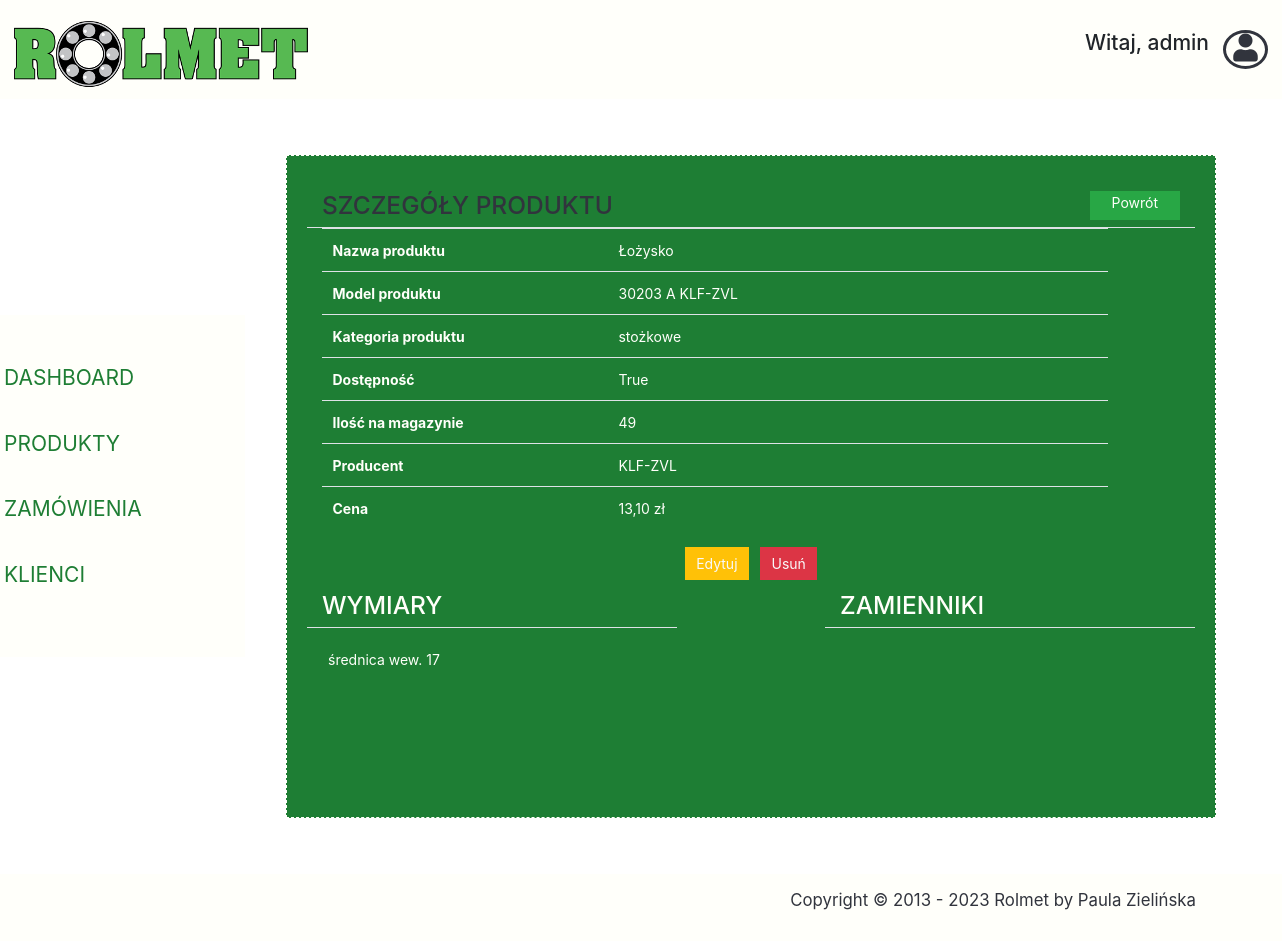
/product/1/ (signed in), run on the app's committed database.
### account/models.py (models this page shows, shortened)
class UserBase(AbstractBaseUser, PermissionsMixin):
    email = models.EmailField(_('email address'), unique=True)
    user_name = models.CharField(max_length=150, unique=True)
    first_name = models.CharField(max_length=100, blank=True)
    last_name = models.CharField(max_length=150, blank=True)
    address = models.CharField(max_length=150, blank=True)
    postal_code = models.CharField(max_length=20, blank=True)
    city = models.CharField(max_length=150, blank=True)
    created = models.DateTimeField(auto_now_add=True)
    updated = models.DateTimeField(auto_now=True)
    is_active = models.BooleanField(default=False)
    is_staff = models.BooleanField(default=False)
    objects = CustomAccountManager()
    USERNAME_FIELD = 'email'
    REQUIRED_FIELDS = ['user_name']
    class Meta:
        verbose_name = "Accounts"
        verbose_name_plural = "Accounts"

### shoprolmet/models.py (models this page shows, shortened)
class Product(models.Model):
    category = models.ForeignKey(Category, related_name='product',
                                 on_delete=models.CASCADE)
    name = models.CharField(max_length=200, db_index=True)
    slug = models.SlugField(db_index=True)
    image = models.ImageField(default='images/lozysko-mgk.jpg', upload_to='images/')
    description = models.CharField(max_length=200)
    width = models.PositiveIntegerField()
    producent = models.CharField(max_length=200, db_index=True)
    price = models.DecimalField(max_digits=10, decimal_places=2)
    stock = models.PositiveIntegerField()
    available = models.BooleanField(default=True)
    created = models.DateTimeField(auto_now_add=True)
    updated = models.DateTimeField(auto_now=True)
    created_by = models.ForeignKey(settings.AUTH_USER_MODEL,
                                   on_delete=models.CASCADE,
                                   related_name='employee')
    class Meta:
        ordering = ('-created',)
        verbose_name_plural = 'Products'

class Category(models.Model):
    name = models.CharField(max_length=200, db_index=True)
    slug = models.SlugField(db_index=True, unique=True)
    class Meta:
        ordering = ('name',)
        verbose_name = 'category'
        verbose_name_plural = 'categories'
    def __str__(self):
        return self.name

### shoprolmet/views.py (the view)
# urls.py: path('product/<int:product_id>/', staff_member_required(ProductView.as_view())),
class ProductView(View):
    def get(self, request, product_id):
        product = get_object_or_404(Product,
                                    id=product_id)
        context = {'product': product}
        return render(request, "product-details.html", context=context)

### cart/context_processors.py (called while the page is built)
def cart(request):
    return {'cart': Cart(request)}

### shoprolmet/templates/product-details.html (shortened to what this page needs)
{% extends "__dashboardbase__.html" %}
{% block content %}
    <div class="dashboard-content border-dashed p-3 m-4 view-height">
                <div class="mt-4 ml-4 mr-4">
                    <div class="row border-bottom border-3">
                        <div class="col">
                            <h3 class="color-header text-uppercase">
                                Szczegóły produktu</h3>
                        </div>
                        <div class="col d-flex justify-content-end mb-2"><a
                                href="/products/list/"
                                class="btn btn-color rounded-0 pt-0 pb-0 pr-4 pl-4">Powrót</a>
                        </div>
                    </div>
                    <table class="table borderless">
                        <tbody>
                        <tr class="d-flex">
                            <th scope="row" class="col-4">Nazwa produktu</th>
                            <td class="col-7">
                                {{ product.name }}
                            </td>
                        </tr>
                        <tr class="d-flex">
                            <th scope="row" class="col-4">Model produktu</th>
                            <td class="col-7">
                                {{ product.description }}
                            </td>
                        </tr>
                        <tr class="d-flex">
                            <th scope="row" class="col-4">Kategoria produktu</th>
                            <td class="col-7">
                                {{ product.category }}
                            </td>
                        </tr>
                        <tr class="d-flex">
                            <th scope="row" class="col-4">Dostępność</th>
                            <td class="col-7">
                                {{ product.available }}
                            </td>
                        </tr>
                         <tr class="d-flex">
                            <th scope="row" class="col-4">Ilość na magazynie</th>
                            <td class="col-7">
                                {{ product.stock }}
                            </td>
                        </tr>
                        <tr class="d-flex">
                            <th scope="row" class="col-4">Producent</th>
                            <td class="col-7">
                                {{ product.producent }}
                            </td>
                        </tr>
                        <tr class="d-flex">
                            <th scope="row" class="col-4">Cena</th>
                            <td class="col-7">
                                {{ product.price }} zł
                            </td>
                        </tr>
                        </tbody>
                    </table>
                    <div class="col d-flex justify-content-center mb-2">
                        <form action="/product/edit/{{ product.id }}">
                                <button class ="btn btn-warning rounded-0 text-light m-1"
                                                type="submit" name="like"> Edytuj </button>
                                <button class ="btn btn-danger rounded-0 text-light m-1"
                                                type="submit" name="dislike"> Usuń </button>
                        </form>
                    </div>
                    <div class="row d-flex">
                        <div class="col-5 border-bottom border-3"><h3
                                class="text-uppercase">Wymiary</h3></div>
                        <div class="col-2"></div>
                        <div class="col-5 border-bottom border-3"><h3
                                class="text-uppercase">Zamienniki</h3></div>
                    </div>
                    <div class="row d-flex">
                        <div class="col-5 p-4">
                            <ul> średnica wew. {{ product.width }} </ul>
                        </div>
                        <div class="col-2"></div>
                        <ul class="col-5 p-4 list-unstyled">
                        </ul>
                    </div>
                </div>
    </div>
{% endblock content %}

### shoprolmet/templates/__dashboardbase__.html (shortened to what this page needs)
{% load static %}
<!DOCTYPE html>
<html lang="en">
<head>
    <link rel="stylesheet" type="text/css" href="{% static 'css/style.css' %}">
    <link rel="stylesheet" href="https://use.fontawesome.com/releases/v5.5.0/css/all.css">
    <link rel="stylesheet" href="https://stackpath.bootstrapcdn.com/bootstrap/4.1.3/css/bootstrap.min.css"
>
</head>
<body>
    <header class="page-header">
        <nav class="navbar navbar-expand-lg justify-content-between">
            <a href="/main/" class="navbar-brand main-logo main-logo-smaller justify-content-left">
                <img src="/static/images/rolmet-logo.png" alt="logo"></a>
            <div class="d-flex justify-content-end">
                <h4 class="mr-3">Witaj, {{ user.first_name }}</h4>
                <div class="circle-div text-center"><i class="fas fa-user icon-user"></i></div>
            </div>
        </nav>
    </header>
    <section class="dashboard-section">
        <table>
            <td>
                <div class="row dashboard-nowrap">
                    <ul class="nav flex-column long-bg padding-small text-uppercase">
                        <li class="nav-item">
                            <a class="nav-link" href="/main/">
                                <span>Dashboard</span>
                            </a>
                        </li>
                        <li class="nav-item">
                            <a class="nav-link" href="/products/list/">
                                <span>Produkty</span>
                            </a>
                        </li>
                        <li class="nav-item">
                            <a class="nav-link" href="/orders/list/">
                                <span>Zamówienia</span>
                            </a>
                        </li>
                        <li class="nav-item">
                            <a class="nav-link" href="/customers/list/">
                                <span>Klienci</span>
                            </a>
                        </li>
                    </ul>
                </div>
            </td>
            <td>
                    <div class="m-4 p-3 text-color-darker width-max">
{% block content %}{% endblock content %}
                    </div>
            </td>
        </table>
    </section>
    <footer class="footer-section pt-3 pb-3">
        <div class="container text-right">
            <p class="text-color-lighter">
                Copyright © 2013 - 2023 Rolmet by Paula Zielińska
            </p>
        </div>
    </footer>
</body>
</html>

### static/css/style.css (style rules this page uses)
:root { --link-color: #31343d; --light-link-color: #1e7e34; --background-color: #fffffa; --lighter-background-color: #fffffa; --lighter-text-color: #31343d; --dark-text: #000000; --blue: #007bff; --yellow: #ffc107; --green: #1e7e34; font-size: 14px; }
* { margin: 0; padding: 0; box-sizing: border-box; }
html { min-height: 90%; }
body { font-family: "Open Sans", sans-serif; font-weight: 400; }
p { font-size: 1.2rem; }
.btn-color { background-color: var(--green); color: #fffffa; font-weight: 600; font-size: 20px; padding: 8px 18px; }
.border-dashed { border: .5px dashed var(--lighter-background-color); background: var(--light-link-color); }
.borderless td, .borderless th { border: none; }
.border-3 { border-width:3px !important; border-bottom-color: #fffffa !important; }
.view-height { min-height: 82.9vh; }
.text-color-darker { color: var(--background-color); }
.text-color-lighter { color: var(--lighter-text-color); }
.color-header { color: var(--link-color); }
.width-max { width: 1000px; }
.padding-small { padding: 40px 0; }
.page-header { background: var(--background-color); }
.nav-link { color: var(--light-link-color)!important; font-size: 1.1rem; }
.main-logo { font-family: "Charmonman", cursive; display: inline-block; color: var(--light-link-color)!important; margin-top: 10px; font-size: 2.7rem; font-weight: 600; }
.main-logo-smaller { font-size: 2rem; }
.footer-section { background: var(--background-color); }
.dashboard-nowrap { flex-wrap: nowrap; margin: 0; }
.long-bg { background: #fffffa; display: inline-block; vertical-align: top; min-height: 100%; }
.dashboard-section .nav-item { display: block; width: 260px; margin-bottom: 20px; }
.dashboard-section .nav-item .nav-link { display: flex; align-items: center; justify-content: space-between; }
.dashboard-section .nav-item a { font-size: 1.5rem; border-left: 5px solid transparent; }
.circle-div { border: 3px solid var(--link-color); border-radius: 50%; height: 39px; width: 45px; padding-top: 1px; }
.icon-user { font-size: 2rem; color: var(--link-color); }
.dashboard-content { margin-top: 20px; }

### data on the page
UserBase: first_name "admin"
Product: name "Łożysko", description "30203 A KLF-ZVL", category "stożkowe", available "True", stock "49", producent "KLF-ZVL", price "13,10", width "17"
